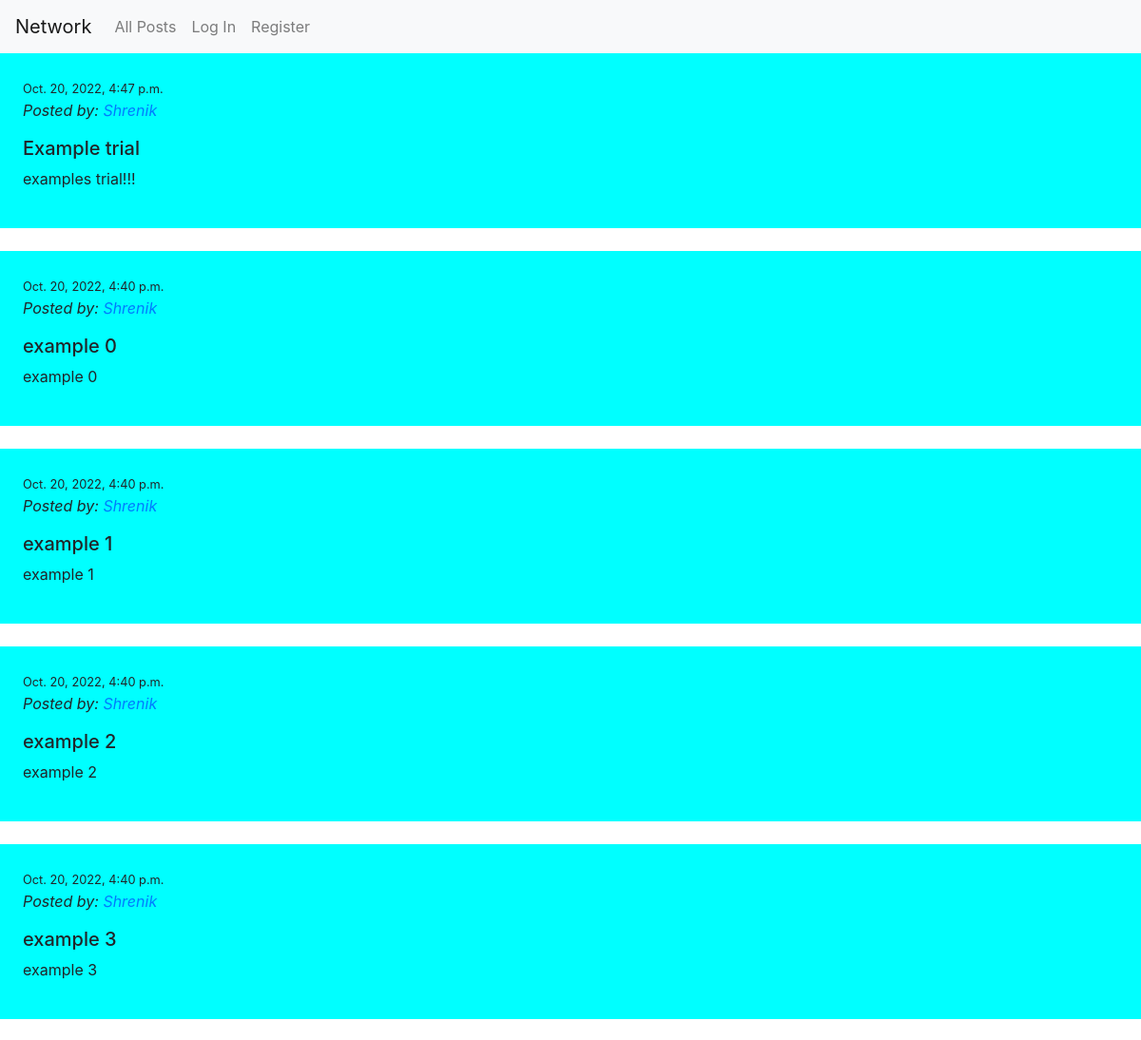
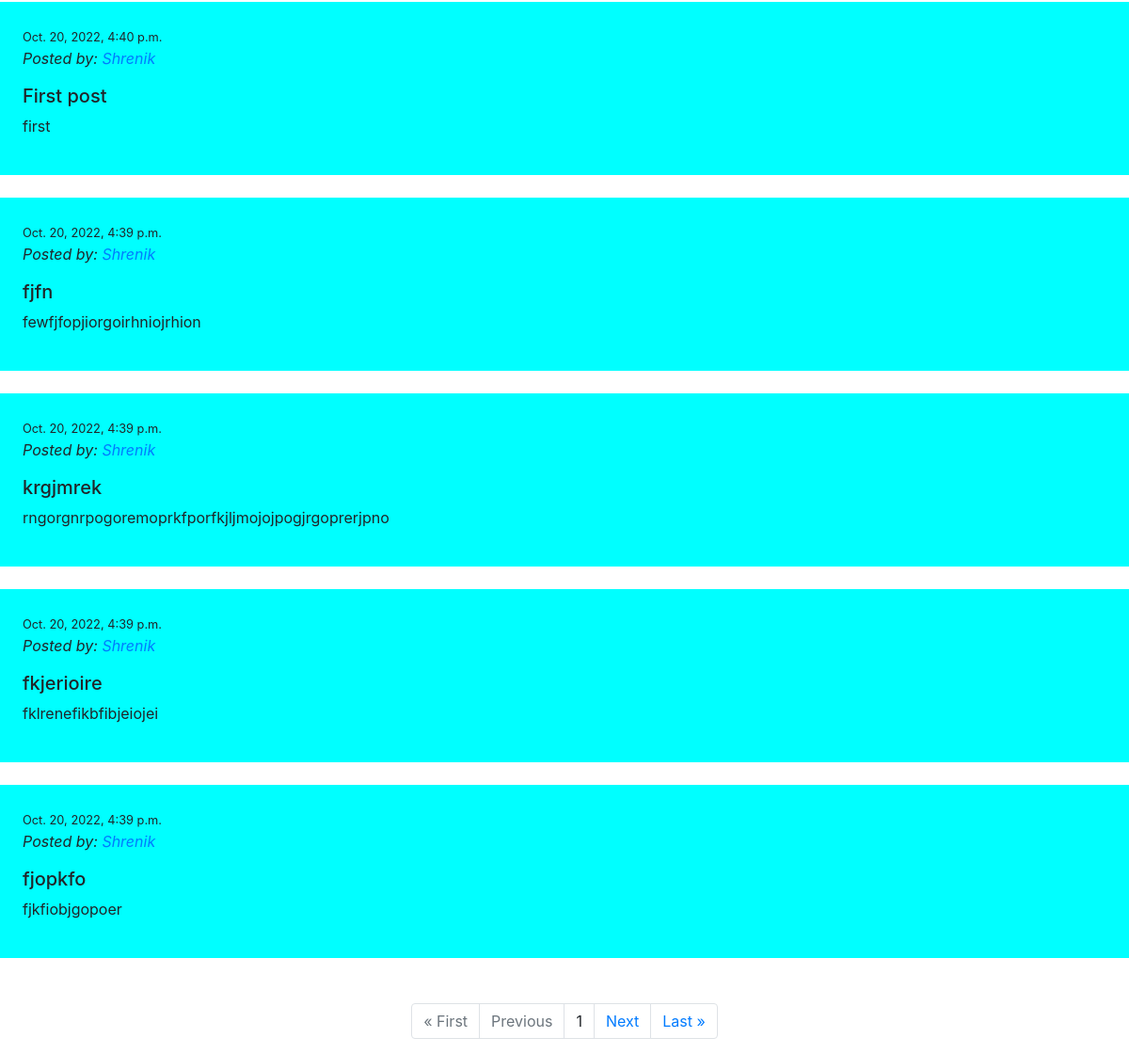
The page / on the database its author committed (2 pictures, top to bottom).
### network/models.py (models this page shows)
class Post(models.Model):
    sender = models.ForeignKey("User", on_delete=models.PROTECT, related_name="emails_sent")
    subject = models.CharField(max_length=255)
    body = models.TextField(blank=True)
    timestamp = models.DateTimeField(auto_now_add=True)
    likes = models.IntegerField()

class User(AbstractUser):
    pass

### network/views.py (the view)
# urls.py: path("", views.index, name="index"),
def index(request):
    posts = Post.objects.all().order_by('id').reverse()
    p = Paginator(posts, 10)
    p_num = request.GET.get("page")
    page_obj = p.get_page(p_num)
    if request.user.is_authenticated:
        user_posts = Post.objects.filter(sender=request.user)
        return render(request, "network/index.html", {
            "page_obj": page_obj,
            "userposts": user_posts
        })
    else:
        return render(request, "network/index.html", {
            "page_obj": page_obj
        })

### network/templates/network/index.html (shortened to what this page needs)
{% extends "network/layout.html" %}
{% load static %}
{% block body %}
    {% if user.is_authenticated %}
      {% for post in page_obj.object_list %}
        <div id={{post.id}} style="background-color:aqua; padding:2%;">
          <small>{{post.timestamp}}</small>
          <p style="font-style:italic;">Posted by: <a href="{% url 'profile' post.sender.id %}">{{post.sender}}</a></p>
          <h5 id="subject">{{post.subject}}</h5>
          <p id="body">{{post.body}}</p> <br>
          <p id="likes">Likes: {{post.likes}}</p>
          {% if post.sender == user %}
            <button id="edit" data-id={{post.id}} data-url="{% url 'index' %}">Edit</button>
          {% endif %}
          <button id="like" data-id={{post.id}} data-url="{% url 'index' %}">Like</button>
          <button id="unlike" data-id={{post.id}} data-url="{% url 'index' %}">Unlike</button>
        </div>
        <br>
      {% endfor %}
    {% else %}
      {% for post in page_obj.object_list %}
      <div style="background-color:aqua; padding:2%;">
        <small>{{post.timestamp}}</small>
        <p style="font-style:italic;">Posted by: <a href="{% url 'profile' post.sender.id %}">{{post.sender}}</a></p>
        <h5>{{post.subject}}</h5>
        <p>{{post.body}}</p>
      </div>
      <br>
      {% endfor %}
    {% endif %}
    </div>
    <br>
    <div class="container">
      <ul class="pagination justify-content-center">
          {% if page_obj.has_previous %}
              <li class="page-item"><a href="?page=1" class="page-link">&laquo; First</a></li>
              <li class="page-item"><a href="?page={{ page_obj.previous_page_number }}" class="page-link">Previous</a></li>
          {% else %}
          <li class="page-item disabled"><a class="page-link">&laquo; First</a></li>
          <li class="page-item disabled"><a class="page-link">Previous</a></li>
          {% endif %}
          {% if page_obj.number %}
          <li class="page-item"><a class="page-link">{{ page_obj.number }}</a></li>
          {% else %}
          <li class="page-item"><a class="page-link">0</a></li>
          {% endif %}
          {% if page_obj.has_next %}
          <li class="page-item"><a href="?page={{ page_obj.next_page_number }}" class="page-link">Next</a></li>
          <li class="page-item"><a href="?page={{ page_obj.paginator.num_pages }}" class="page-link">Last &raquo;</a></li>
          {% else %}
          <li class="page-item disabled"><a class="page-link">Next</a></li>
          <li class="page-item disabled"><a class="page-link">Last &raquo;</a></li>
          {% endif %}
      </ul>
  </div>
{% endblock %}

### network/templates/network/layout.html (shortened to what this page needs)
{% load static %}
<!DOCTYPE html>
<html lang="en">
    <head>
        <link rel="stylesheet" href="https://stackpath.bootstrapcdn.com/bootstrap/4.4.1/css/bootstrap.min.css">
        <link href="{% static 'network/styles.css' %}" rel="stylesheet">
    </head>
    <body>
        <nav class="navbar navbar-expand-lg navbar-light bg-light">
            <a class="navbar-brand" href="#">Network</a>
            <div>
              <ul class="navbar-nav mr-auto">
                <li class="nav-item">
                  <a class="nav-link" href="{% url 'index' %}">All Posts</a>
                </li>
                {% if user.is_authenticated %}
                    <li class="nav-item">
                        <a class="nav-link" href="{% url 'following' %}">Following</a>
                    </li>
                    <li class="nav-item">
                        <a class="nav-link" href="{% url 'logout' %}">Log Out</a>
                    </li>
                {% else %}
                    <li class="nav-item">
                        <a class="nav-link" href="{% url 'login' %}">Log In</a>
                    </li>
                    <li class="nav-item">
                        <a class="nav-link" href="{% url 'register' %}">Register</a>
                    </li>
                {% endif %}
              </ul>
            </div>
          </nav>
        <div class="body">
            {% block body %}
            {% endblock %}
    </body>
</html>

### rows shown on the page
Post: timestamp "Oct. 20, 2022, 4:47 p.m.", sender "Shrenik", subject "Example trial", body "examples trial!!!"
Post: timestamp "Oct. 20, 2022, 4:40 p.m.", sender "Shrenik", subject "example 0", body "example 0"
Post: timestamp "Oct. 20, 2022, 4:40 p.m.", sender "Shrenik", subject "example 1", body "example 1"
Post: timestamp "Oct. 20, 2022, 4:40 p.m.", sender "Shrenik", subject "example 2", body "example 2"
Post: timestamp "Oct. 20, 2022, 4:40 p.m.", sender "Shrenik", subject "example 3", body "example 3"
Post: timestamp "Oct. 20, 2022, 4:40 p.m.", sender "Shrenik", subject "First post", body "first"
Post: timestamp "Oct. 20, 2022, 4:39 p.m.", sender "Shrenik", subject "fjfn", body "fewfjfopjiorgoirhniojrhion"
Post: timestamp "Oct. 20, 2022, 4:39 p.m.", sender "Shrenik", subject "krgjmrek", body "rngorgnrpogoremoprkfporfkjljmojojpogjrgoprerjpno"
Post: timestamp "Oct. 20, 2022, 4:39 p.m.", sender "Shrenik", subject "fkjerioire", body "fklrenefikbfibjeiojei"
Post: timestamp "Oct. 20, 2022, 4:39 p.m.", sender "Shrenik", subject "fjopkfo", body "fjkfiobjgopoer"

### other values the page prints
{{ page_obj.number }} "1"
